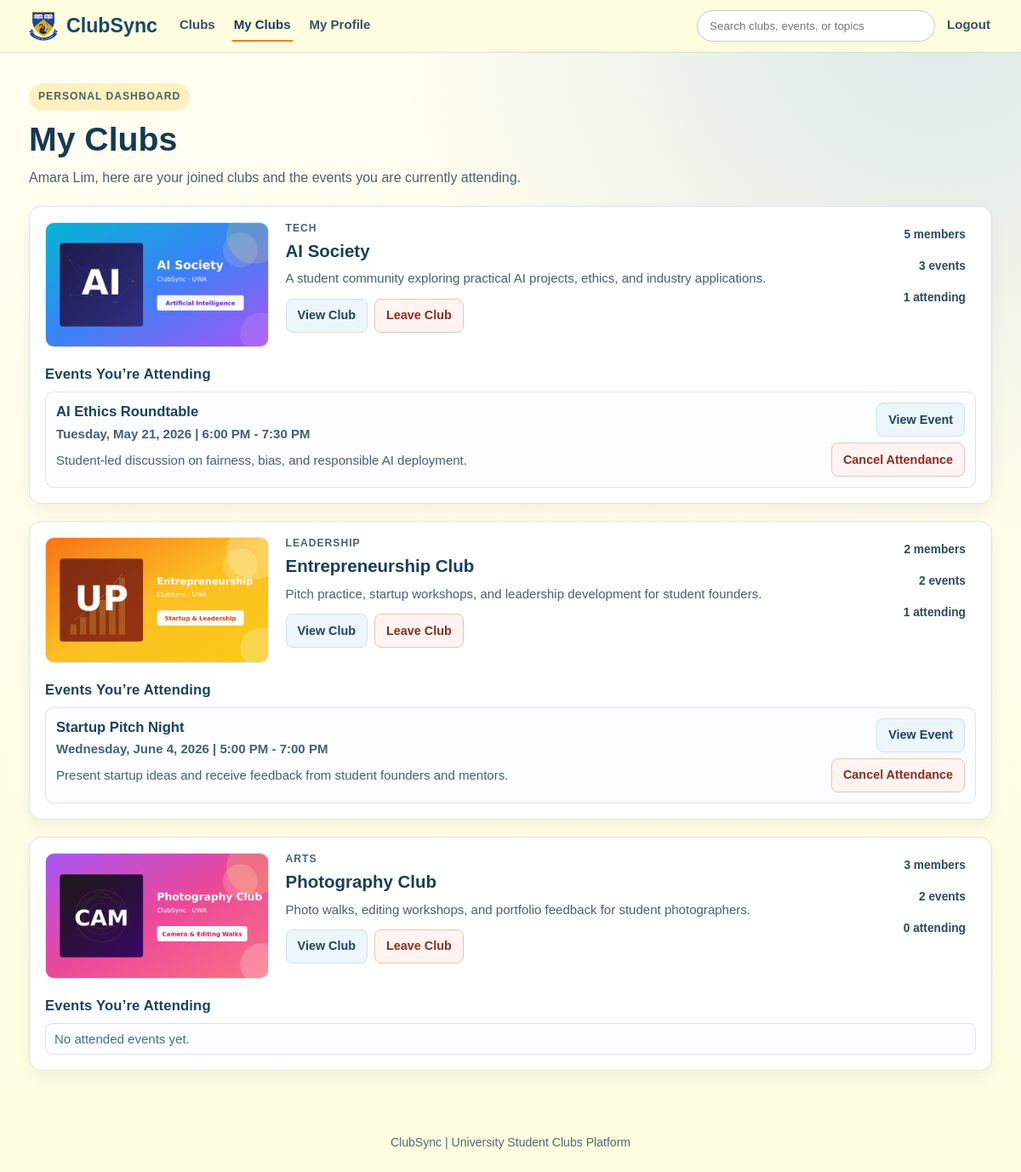
/myclubs (signed in), run on the app's committed database.
### models/user.py (models this page shows)
class User(db.Model):
    __tablename__ = "users"
    id = db.Column(db.Integer, primary_key=True)
    name = db.Column(db.String(100), nullable=False)
    email = db.Column(db.String(120), unique=True, nullable=False)
    password_hash = db.Column(db.String(255), nullable=False)
    is_admin = db.Column(db.Boolean, default=False, nullable=False)
    memberships = db.relationship("Membership", backref="user", cascade="all, delete")
    attendances = db.relationship("Attendance", backref="user", cascade="all, delete")

### models/club.py (models this page shows)
class Club(db.Model):
    __tablename__ = "clubs"
    id = db.Column(db.Integer, primary_key=True)
    name = db.Column(db.String(100), nullable=False)
    description = db.Column(db.Text, nullable=False)
    category = db.Column(db.String(50), nullable=True)
    image_path = db.Column(db.String(255), nullable=True)
    events = db.relationship("Event", backref="club", cascade="all, delete")
    memberships = db.relationship("Membership", backref="club", cascade="all, delete")

### models/event.py (models this page shows)
class Event(db.Model):
    __tablename__ = "events"
    id = db.Column(db.Integer, primary_key=True)
    club_id = db.Column(db.Integer, db.ForeignKey("clubs.id"), nullable=False)
    title = db.Column(db.String(150), nullable=False)
    date = db.Column(db.String(50), nullable=False)
    description = db.Column(db.Text)
    attendances = db.relationship("Attendance", backref="event", cascade="all, delete")

### routes/clubs.py (the view)
@clubs_bp.route("/myclubs")
def myclubs():
    current_user = _get_current_user()
    if not current_user:
        return redirect(url_for("auth.login"))
    joined_clubs = (
        Club.query.join(Membership, Membership.club_id == Club.id)
        .filter(Membership.user_id == current_user.id)
        .order_by(Club.name.asc())
        .all()
    )
    club_ids = [club.id for club in joined_clubs]
    attended_events_by_club = _attended_events_by_club_for_user(current_user.id, club_ids)
    my_club_summaries = []
    for club in joined_clubs:
        my_club_summaries.append(
            {
                "club": club,
                "member_count": len(club.memberships),
                "event_count": len(club.events),
                "attended_events": attended_events_by_club.get(club.id, []),
            }
        )
    return render_template(
        "my_clubs.html",
        current_user=current_user,
        my_club_summaries=my_club_summaries,
    )

### app.py (called while the page is built)
@app.context_processor
def inject_navbar_access():
    user_id = session.get("user_id")
    user_is_admin = False
    if user_id:
        user = db.session.get(User, user_id)
        user_is_admin = bool(user and user.is_admin)
    return {
        "navbar_can_access_admin": bool(
            session.get("admin_logged_in") or user_is_admin
        )
    }

### routes/clubs.py (called while the page is built)
def _get_current_user():
    user_id = session.get("user_id")
    if not user_id:
        return None
    current_user = db.session.get(User, user_id)
    if not current_user:
        session.pop("user_id", None)
        session.pop("user_name", None)
        return None
    return current_user

def _attended_events_by_club_for_user(user_id, club_ids):
    if not user_id or not club_ids:
        return {}
    attended_events = (
        Event.query.join(Attendance, Attendance.event_id == Event.id)
        .filter(Attendance.user_id == user_id, Event.club_id.in_(club_ids))
        .order_by(Event.id.asc())
        .all()
    )
    attended_events_by_club = {club_id: [] for club_id in club_ids}
    for event in attended_events:
        attended_events_by_club[event.club_id].append(event)
    return attended_events_by_club

### templates/my_clubs.html (shortened to what this page needs)
<!DOCTYPE html>
<html lang="en">
<head>
    <link rel="stylesheet" href="{{ url_for('static', filename='css/styles.css') }}">
    <link rel="stylesheet" href="{{ url_for('static', filename='css/alerts.css') }}">
    <link rel="stylesheet" href="{{ url_for('static', filename='css/my_clubs.css') }}">
</head>
<body class="clubs-page my-clubs-page">
{% set active_page = 'myclubs' %}
{% include "_site_header.html" %}
<main class="my-clubs-main">
    <section class="my-clubs-hero">
        <p class="clubs-kicker">Personal Dashboard</p>
        <h1>My Clubs</h1>
        <p>
            {% if current_user %}
                {{ current_user.name }}, here are your joined clubs and the events you are currently attending.
            {% else %}
                View your memberships and attendance details in one place.
            {% endif %}
        </p>
    </section>
    {% if my_club_summaries %}
        <section class="my-clubs-list" aria-label="Joined clubs and attended events">
            {% for summary in my_club_summaries %}
                <article class="my-club-card">
                    <section class="my-club-overview">
                        <img
                            class="my-club-image"
                            src="{{ url_for('static', filename=summary.club.image_path if summary.club.image_path else 'images/clubs/default.png') }}"
                            alt="{{ summary.club.name }} image"
                            loading="lazy"
                        >
                        <div class="my-club-overview-content">
                            <p class="club-card-category">{{ summary.club.category if summary.club.category else 'Uncategorized' }}</p>
                            <h2>
                                <a href="{{ url_for('clubs.club_details', club_id=summary.club.id) }}" class="my-club-title-link">
                                    {{ summary.club.name }}
                                </a>
                            </h2>
                            <p class="my-club-description">{{ summary.club.description }}</p>
                            <div class="my-club-actions">
                                <a href="{{ url_for('clubs.club_details', club_id=summary.club.id) }}" class="my-club-btn">View Club</a>
                                <form method="POST" action="{{ url_for('clubs.leave_club', club_id=summary.club.id) }}">
                                    <button type="submit" class="my-club-btn my-club-btn--danger">Leave Club</button>
                                </form>
                            </div>
                        </div>
                        <ul class="my-club-meta" aria-label="Club summary">
                                <li>{{ summary.member_count }} member{% if summary.member_count != 1 %}s{% endif %}</li>
                                <li>{{ summary.event_count }} event{% if summary.event_count != 1 %}s{% endif %}</li>
                                <li>{{ summary.attended_events|length }} attending</li>
                        </ul>
                    </section>
                    <section class="my-club-events">
                        <h3>Events You&rsquo;re Attending</h3>
                        {% if summary.attended_events %}
                            <div class="my-club-event-list">
                                {% for attended_event in summary.attended_events %}
                                    <article class="my-club-event-item">
                                        <div class="my-club-event-content">
                                            <h4>
                                                <a href="{{ url_for('clubs.event_details', event_id=attended_event.id) }}" class="my-club-event-title">
                                                    {{ attended_event.title }}
                                                </a>
                                            </h4>
                                            <p class="club-event-time">{{ attended_event.date }}</p>
                                            <p>{{ attended_event.description if attended_event.description else 'No event description available yet.' }}</p>
                                        </div>
                                        <div class="my-club-event-actions">
                                            <a href="{{ url_for('clubs.event_details', event_id=attended_event.id) }}" class="my-club-btn">View Event</a>
                                            <form method="POST" action="{{ url_for('clubs.unattend_event', event_id=attended_event.id) }}">
                                                <button type="submit" class="my-club-btn my-club-btn--danger">Cancel Attendance</button>
                                            </form>
                                        </div>
                                    </article>
                                {% endfor %}
                            </div>
                        {% else %}
                            <p class="my-club-empty-note">No attended events yet.</p>
                        {% endif %}
                    </section>
                </article>
            {% endfor %}
        </section>
    {% else %}
        <section class="my-clubs-empty">
            <h2>You have not joined any clubs yet</h2>
            <p>Browse clubs to join your first community and start attending events.</p>
            <a href="{{ url_for('clubs.clubs') }}" class="club-primary-action">Browse Clubs</a>
        </section>
    {% endif %}
</main>
<footer class="clubs-footer">
    <p>ClubSync | University Student Clubs Platform</p>
</footer>
</body>
</html>

### static/css/styles.css (style rules this page uses)
:root { --primary: #73A5CA; --background: #FEFDDF; --accent: #FFC81E; --highlight: #E87F24; --clubs-page-max-width: 1180px; --clubs-page-padding: 36px 24px 20px; --clubs-page-padding-tablet: 28px 24px 12px; --clubs-page-padding-mobile: 22px 16px 12px; --clubs-hero-max-width: 780px; --clubs-section-gap: 20px; --clubs-card-gap: 20px; --clubs-item-gap: 10px; --clubs-card-bg: #fff; --clubs-card-soft-bg: #fbfdff; --clubs-card-border: 1px solid #dbe5ed; --clubs-card-border-strong: 1px solid #d9e4ec; --clubs-card-radius: 14px; --clubs-hero-card-radius: 16px; --clubs-inner-radius: 10px; --clubs-card-padding: 18px; --clubs-card-padding-compact: 16px; --clubs-card-shadow: 0 8px 18px rgba(18, 49, 70, 0.05); --clubs-card-shadow-strong: 0 10px 24px rgba(18, 49, 70, 0.08); --clubs-heading-color: #143a54; --clubs-section-heading-color: #173f58; --clubs-card-title-color: #1a425b; --clubs-text-color: #485f6f; --clubs-muted-color: #516978; --clubs-page-title-size: clamp(1.85rem, 4vw, 2.45rem); --clubs-section-title-size: 1.28rem; --clubs-card-title-size: 1.04rem; --clubs-body-size: 0.94rem; --clubs-small-size: 0.86rem; --clubs-body-line-height: 1.62; --clubs-chip-bg: #edf6fb; --clubs-chip-active-bg: #dceef8; --clubs-chip-border: 1px solid #cfe0ea; --clubs-chip-color: #2d4a5c; --clubs-chip-padding: 7px 12px; --clubs-chip-radius: 999px; --clubs-label-size: 0.76rem; --clubs-label-letter-spacing: 0.08em; --clubs-action-padding: 9px 13px; --clubs-action-radius: 8px; --clubs-action-bg: #edf6fb; --clubs-action-border: #cfe0ea; --clubs-action-color: #1d445d; --clubs-action-hover-bg: #dceef8; --clubs-danger-bg: #fff4f2; --clubs-danger-border: #e5c3bc; --clubs-danger-color: #8b2e20; }
* { margin: 0; padding: 0; box-sizing: border-box; font-family: Arial, Helvetica, sans-serif; }
body { background-color: var(--background); }
button { width: 100%; padding: 12px; background-color: var(--accent); border: none; border-radius: 6px; font-weight: bold; cursor: pointer; transition: 0.3s; }
.clubs-page { color: #22303d; min-height: 100vh; background: radial-gradient(circle at 92% 0%, rgba(115, 165, 202, 0.25), transparent 36%), linear-gradient(180deg, #fffef2 0%, var(--background) 100%); }
.clubs-kicker { display: inline-block; margin-bottom: 12px; background: rgba(255, 200, 30, 0.24); font-size: var(--clubs-label-size); font-weight: 700; text-transform: uppercase; letter-spacing: var(--clubs-label-letter-spacing); border-radius: var(--clubs-chip-radius); padding: 6px 11px; }
.club-card-category { font-size: var(--clubs-label-size); color: #496172; text-transform: uppercase; letter-spacing: var(--clubs-label-letter-spacing); font-weight: 700; }
.club-event-time { color: #4d6474; font-size: 0.86rem; font-weight: 600; margin-bottom: 5px; }
.clubs-footer { margin-top: 38px; text-align: center; color: #516978; font-size: 0.88rem; padding: 18px 24px 28px; }

### data on the page
User: name "Amara Lim"
Club: image_path (picture), club "TECH", club.name "AI Society", club.description "A student community exploring practical AI projects, ethics, and industry applications."
Event: title "AI Ethics Roundtable", date "Tuesday, May 21, 2026 | 6:00 PM - 7:30 PM", description "Student-led discussion on fairness, bias, and responsible AI deployment."
Club: image_path (picture), club "LEADERSHIP", club.name "Entrepreneurship Club", club.description "Pitch practice, startup workshops, and leadership development for student founders."
Event: title "Startup Pitch Night", date "Wednesday, June 4, 2026 | 5:00 PM - 7:00 PM", description "Present startup ideas and receive feedback from student founders and mentors."
Club: image_path (picture), club "ARTS", club.name "Photography Club", club.description "Photo walks, editing workshops, and portfolio feedback for student photographers."

### other printed values
{{ summary.member_count }} "5" "2" "3"
{{ summary.event_count }} "3" "2" "2"
{{ summary.attended_events|length }} "1" "1" "0"
